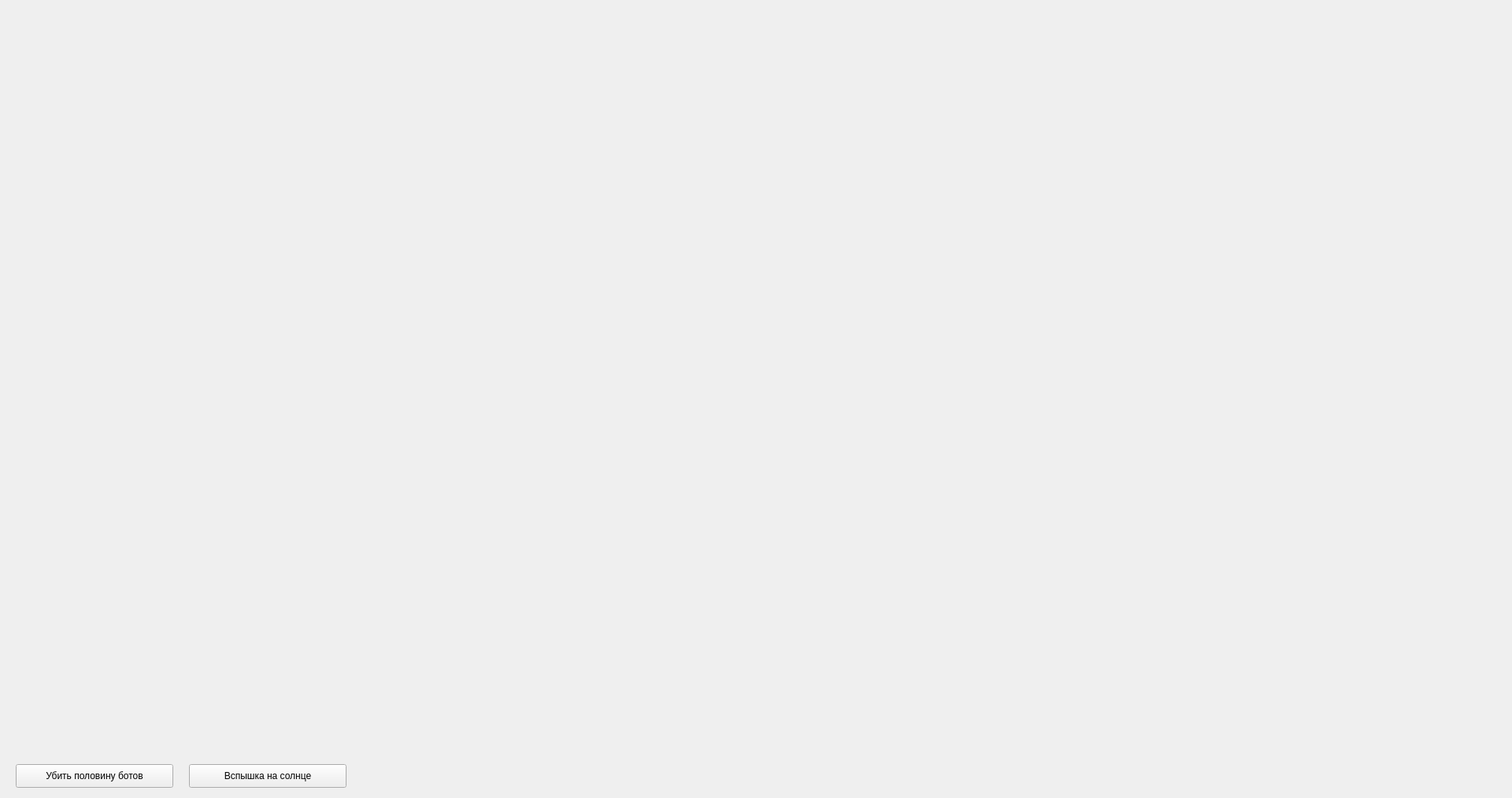
<?xml version="1.0" encoding="UTF-8"?>
<ui version="4.0">
 <class>my_world</class>
 <widget class="QWidget" name="my_world">
  <property name="geometry">
   <rect>
    <x>0</x>
    <y>0</y>
    <width>1920</width>
    <height>1013</height>
   </rect>
  </property>
  <property name="windowTitle">
   <string>my_world</string>
  </property>
  <widget class="QPushButton" name="Kill">
   <property name="geometry">
    <rect>
     <x>20</x>
     <y>970</y>
     <width>200</width>
     <height>30</height>
    </rect>
   </property>
   <property name="text">
    <string>Убить половину ботов</string>
   </property>
  </widget>
  <widget class="QPushButton" name="pushButton">
   <property name="geometry">
    <rect>
     <x>240</x>
     <y>970</y>
     <width>200</width>
     <height>30</height>
    </rect>
   </property>
   <property name="text">
    <string>Вспышка на солнце</string>
   </property>
  </widget>
 </widget>
 <resources/>
 <connections/>
</ui>
